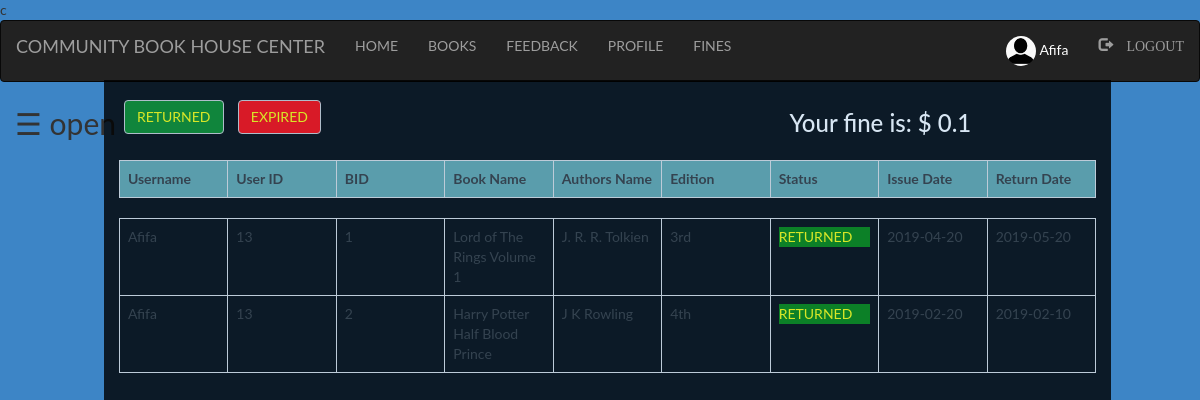
The page /User_/expired.php (signed in) on the database its author committed.
### tables this page shows
CREATE TABLE `user` (
  `first` varchar(100) NOT NULL,
  `last` varchar(100) NOT NULL,
  `username` varchar(100) NOT NULL,
  `password` varchar(100) NOT NULL,
  `user_id` int(100) NOT NULL,
  `email` varchar(100) NOT NULL,
  `contact` varchar(100) NOT NULL,
  `pic` varchar(100) NOT NULL
);

CREATE TABLE `books` (
  `bid` int(100) NOT NULL,
  `name` varchar(100) NOT NULL,
  `authors` varchar(100) NOT NULL,
  `edition` varchar(100) NOT NULL,
  `status` varchar(100) NOT NULL,
  `quantity` int(100) NOT NULL,
  `category` varchar(100) NOT NULL
);

CREATE TABLE `issue_book` (
  `username` varchar(100) NOT NULL,
  `bid` int(100) NOT NULL,
  `approve` varchar(100) NOT NULL,
  `issue` varchar(100) NOT NULL,
  `return` varchar(100) NOT NULL
);

### User_/expired.php (the view, shortened to what this page needs)
c<?php
  include "navbar.php";
?>
<!DOCTYPE html>
<html>
<head>
</head>
<body>
<div id="main">
  <span style="font-size:30px;cursor:pointer" onclick="openNav()">&#9776; open</span>
  <div class="container">
    <?php
      if(isset($_SESSION['login_user']))
      {
        ?>
      <div style="float: left; padding-left:  5px; padding-top: 20px;">
      <form method="post" action="">
          <button name="submit2" type="submit" class="btn btn-default" style="background-color: #06861a; color: yellow;">RETURNED</button>
          <button name="submit3" type="submit" class="btn btn-default" style="background-color: red; color: yellow;">EXPIRED</button>
      </form>
      </div>
      <div style="float: right;padding-top: 10px;">
        <?php
        $var=0;
          $result=mysqli_query($db,"SELECT * FROM `fine` where username='$_SESSION[login_user]' and status='not paid' ;");
          while($r=mysqli_fetch_assoc($result))
          {
            $var=$var+$r['fine'];
          }
          $var2=$var+$_SESSION['fine'];
         ?>
        <h3>Your fine is:
          <?php
            echo "$ ".$var2;
          ?>
        </h3>
      </div>
<br><br><br><br>
        <?php
      }
         $ret='<p style="color:yellow; background-color:green;">RETURNED</p>';
        if(isset($_POST['submit2']))
        {
        $sql="SELECT user.username,user_id,books.bid,name,authors,edition,approve,issue,issue_book.return FROM user inner join issue_book ON user.username=issue_book.username inner join books ON issue_book.bid=books.bid WHERE issue_book.approve ='$ret' and issue_book.username ='$_SESSION[login_user]'  ORDER BY `issue_book`.`return` DESC";
        $res=mysqli_query($db,$sql);
        }
        else
        {
        $sql="SELECT user.username,user_id,books.bid,name,authors,edition,approve,issue,issue_book.return FROM user inner join issue_book ON user.username=issue_book.username inner join books ON issue_book.bid=books.bid WHERE issue_book.approve !='' and issue_book.approve !='Yes'  and issue_book.username ='$_SESSION[login_user]' ORDER BY `issue_book`.`return` DESC";
        $res=mysqli_query($db,$sql);
        }
        echo "<table class='table table-bordered' style='width:100%;' >";
        echo "<tr style='background-color: #6db6b9e6;'>";
        echo "<th>"; echo "Username";  echo "</th>";
        echo "<th>"; echo "User ID";  echo "</th>";
        echo "<th>"; echo "BID";  echo "</th>";
        echo "<th>"; echo "Book Name";  echo "</th>";
        echo "<th>"; echo "Authors Name";  echo "</th>";
        echo "<th>"; echo "Edition";  echo "</th>";
        echo "<th>"; echo "Status";  echo "</th>";
        echo "<th>"; echo "Issue Date";  echo "</th>";
        echo "<th>"; echo "Return Date";  echo "</th>";
      echo "</tr>";
      echo "</table>";
       echo "<div class='scroll'>";
        echo "<table class='table table-bordered' >";
      while($row=mysqli_fetch_assoc($res))
      {
        echo "<tr>";
          echo "<td>"; echo $row['username']; echo "</td>";
          echo "<td>"; echo $row['user_id']; echo "</td>";
          echo "<td>"; echo $row['bid']; echo "</td>";
          echo "<td>"; echo $row['name']; echo "</td>";
          echo "<td>"; echo $row['authors']; echo "</td>";
          echo "<td>"; echo $row['edition']; echo "</td>";
          echo "<td>"; echo $row['approve']; echo "</td>";
          echo "<td>"; echo $row['issue']; echo "</td>";
          echo "<td>"; echo $row['return']; echo "</td>";
        echo "</tr>";
      }
    echo "</table>";
        echo "</div>";
    ?>
  </div>
</div>
</body>
</html>

### User_/style.css (style rules this page uses)
html, body, div, span, object, iframe, h1, h2, h3, h4, h5, h6, p, blockquote, pre, abbr, address, cite, code, del, dfn, em, img, ins, kbd, q, samp, small, strong, sub, sup, var, b, i, dl, dt, dd, ol, ul, li, fieldset, form, label, legend, table, caption, tbody, tfoot, thead, tr, th, td, article, aside, canvas, details, figcaption, figure, footer, header, hgroup, menu, nav, section, summary, time, mark, audio, video { margin:0; padding:0; border:0; outline:0; font-size:100%; vertical-align:baseline; background:transparent; }
body { line-height:1; }
table { border-collapse:collapse; border-spacing:0; }

### User_/expired.php (style rules this page uses)
body { background-color: #3d85c6; font-family: "Lato", sans-serif; transition: background-color .5s; }
#main { transition: margin-left .5s; padding-left: 15px; }
.container { height: 800px; width: 85%; background-color: black; opacity: .8; color: white; margin-top: -65px; }
.scroll { width: 100%; height: 400px; overflow: auto; }
th,td { width: 10%; }

### rows shown on the page
user: username "Afifa", user "13", books.bid "1", books.name "Lord of The Rings Volume 1", books.authors "J. R. R. Tolkien", books.edition "3rd", issue_book.approve "RETURNED", issue_book.issue "2019-04-20", issue_book.return "2019-05-20", books.bid "2", books.name "Harry Potter Half Blood Prince", books.authors "J K Rowling", books.edition "4th", issue_book.issue "2019-02-20", issue_book.return "2019-02-10"

### other values the page prints
$_SESSION['login_user'] "Afifa"
$var2 "0.1"
